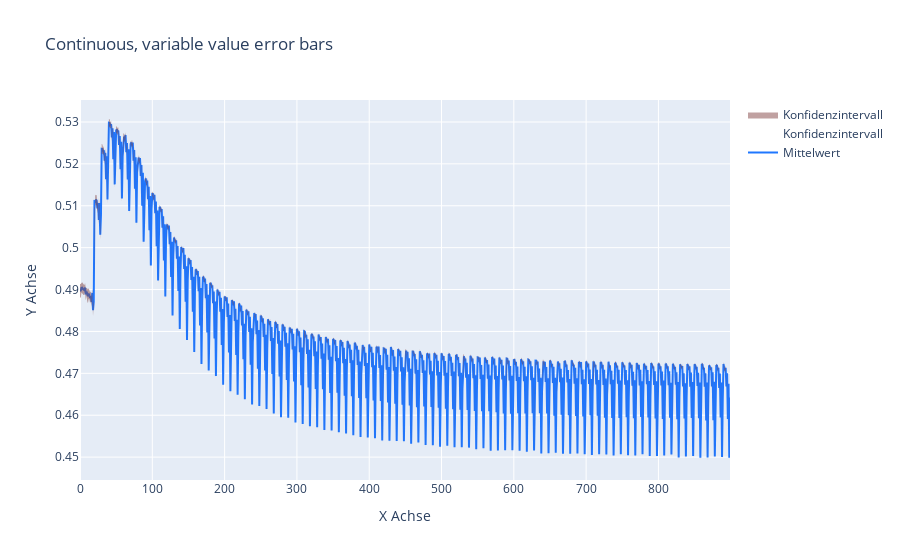

The code cell stored with this chart in its notebook:
### Code cell
myFig = go.Figure([
    go.Scatter(
        name='Mittelwert',
        #x=df['tick'],
        y=df['mean'],
        mode='lines',
        line=dict(color='rgb(31, 119, 255)'),
    ),
    go.Scatter(
        name='Konfidenzintervall',
        #x=df['tick'],
        y=df['ci95_hi'],
        mode='lines',
        marker=dict(color="#644"),
        line=dict(width=0),
        showlegend=True
    ),
    go.Scatter(
        name='Konfidenzintervall',
        #x=df['tick'],
        y=df['ci95_lo'],
        marker=dict(color="#448"),
        line=dict(width=0),
        mode='lines',
        fillcolor='rgba(130, 68, 68, 0.5)',
        fill='tonexty',
        showlegend=True
    )
])
myFig.update_layout(
    xaxis_title='X Achse',
    yaxis_title='Y Achse',
    title='Continuous, variable value error bars',
    hovermode="x"
)
myFig.show()

### Figure 1 — Plotly figure (JSON) as saved in the notebook; plotly's stock layout.template omitted (floating-point values rounded to 4 significant figures; data arrays with more than 128 entries replaced by an {"elided": "..."} marker saying what was removed)
{"data": [{"line": {"color": "rgb(31, 119, 255)"}, "mode": "lines", "name": "Mittelwert", "type": "scatter", "y": {"elided": "900 float values"}}, {"line": {"width": 0}, "marker": {"color": "#644"}, "mode": "lines", "name": "Konfidenzintervall", "showlegend": true, "type": "scatter", "y": {"elided": "900 float values"}}, {"fill": "tonexty", "fillcolor": "rgba(130, 68, 68, 0.5)", "line": {"width": 0}, "marker": {"color": "#448"}, "mode": "lines", "name": "Konfidenzintervall", "showlegend": true, "type": "scatter", "y": {"elided": "900 float values"}}], "layout": {"hovermode": "x", "title": {"text": "Continuous, variable value error bars"}, "xaxis": {"title": {"text": "X Achse"}}, "yaxis": {"title": {"text": "Y Achse"}}}}
